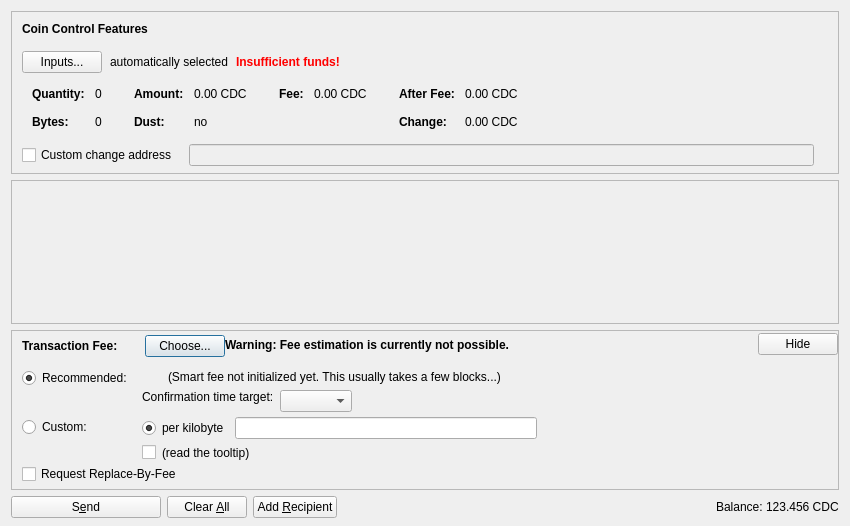
<?xml version="1.0" encoding="UTF-8"?>
<ui version="4.0">
 <class>SendCoinsDialog</class>
 <widget class="QDialog" name="SendCoinsDialog">
  <property name="geometry">
   <rect>
    <x>0</x>
    <y>0</y>
    <width>850</width>
    <height>526</height>
   </rect>
  </property>
  <property name="windowTitle">
   <string>Send Coins</string>
  </property>
  <layout class="QVBoxLayout" name="verticalLayout" stretch="0,1,0,0">
   <property name="bottomMargin">
    <number>8</number>
   </property>
   <item>
    <widget class="QFrame" name="frameCoinControl">
     <property name="sizePolicy">
      <sizepolicy hsizetype="Expanding" vsizetype="Expanding">
       <horstretch>0</horstretch>
       <verstretch>0</verstretch>
      </sizepolicy>
     </property>
     <property name="maximumSize">
      <size>
       <width>16777215</width>
       <height>16777215</height>
      </size>
     </property>
     <property name="frameShape">
      <enum>QFrame::StyledPanel</enum>
     </property>
     <property name="frameShadow">
      <enum>QFrame::Sunken</enum>
     </property>
     <layout class="QVBoxLayout" name="verticalLayoutCoinControl2">
      <property name="spacing">
       <number>0</number>
      </property>
      <property name="leftMargin">
       <number>0</number>
      </property>
      <property name="topMargin">
       <number>0</number>
      </property>
      <property name="rightMargin">
       <number>0</number>
      </property>
      <property name="bottomMargin">
       <number>6</number>
      </property>
      <item>
       <layout class="QVBoxLayout" name="verticalLayoutCoinControl" stretch="0,0,0,0,1">
        <property name="spacing">
         <number>0</number>
        </property>
        <property name="leftMargin">
         <number>10</number>
        </property>
        <property name="topMargin">
         <number>10</number>
        </property>
        <item>
         <layout class="QHBoxLayout" name="horizontalLayoutCoinControl1">
          <property name="bottomMargin">
           <number>15</number>
          </property>
          <item>
           <widget class="QLabel" name="labelCoinControlFeatures">
            <property name="sizePolicy">
             <sizepolicy hsizetype="Preferred" vsizetype="Maximum">
              <horstretch>0</horstretch>
              <verstretch>0</verstretch>
             </sizepolicy>
            </property>
            <property name="font">
             <font>
              <weight>75</weight>
              <bold>true</bold>
             </font>
            </property>
            <property name="styleSheet">
             <string notr="true">font-weight:bold;</string>
            </property>
            <property name="text">
             <string>Coin Control Features</string>
            </property>
           </widget>
          </item>
         </layout>
        </item>
        <item>
         <layout class="QHBoxLayout" name="horizontalLayoutCoinControl2" stretch="0,0,0,0">
          <property name="spacing">
           <number>8</number>
          </property>
          <property name="bottomMargin">
           <number>10</number>
          </property>
          <item>
           <widget class="QPushButton" name="pushButtonCoinControl">
            <property name="styleSheet">
             <string notr="true"/>
            </property>
            <property name="text">
             <string>Inputs...</string>
            </property>
            <property name="autoDefault">
             <bool>false</bool>
            </property>
           </widget>
          </item>
          <item>
           <widget class="QLabel" name="labelCoinControlAutomaticallySelected">
            <property name="text">
             <string>automatically selected</string>
            </property>
            <property name="margin">
             <number>5</number>
            </property>
           </widget>
          </item>
          <item>
           <widget class="QLabel" name="labelCoinControlInsuffFunds">
            <property name="font">
             <font>
              <weight>75</weight>
              <bold>true</bold>
             </font>
            </property>
            <property name="styleSheet">
             <string notr="true">color:red;font-weight:bold;</string>
            </property>
            <property name="text">
             <string>Insufficient funds!</string>
            </property>
            <property name="margin">
             <number>5</number>
            </property>
           </widget>
          </item>
          <item>
           <spacer name="horizontalSpacerCoinControl">
            <property name="orientation">
             <enum>Qt::Horizontal</enum>
            </property>
            <property name="sizeHint" stdset="0">
             <size>
              <width>40</width>
              <height>1</height>
             </size>
            </property>
           </spacer>
          </item>
         </layout>
        </item>
        <item>
         <widget class="QWidget" name="widgetCoinControl" native="true">
          <property name="sizePolicy">
           <sizepolicy hsizetype="Preferred" vsizetype="Preferred">
            <horstretch>0</horstretch>
            <verstretch>0</verstretch>
           </sizepolicy>
          </property>
          <property name="minimumSize">
           <size>
            <width>0</width>
            <height>0</height>
           </size>
          </property>
          <property name="styleSheet">
           <string notr="true"/>
          </property>
          <layout class="QHBoxLayout" name="horizontalLayoutCoinControl5">
           <property name="leftMargin">
            <number>0</number>
           </property>
           <property name="topMargin">
            <number>0</number>
           </property>
           <property name="rightMargin">
            <number>0</number>
           </property>
           <property name="bottomMargin">
            <number>0</number>
           </property>
           <item>
            <layout class="QHBoxLayout" name="horizontalLayoutCoinControl3" stretch="0,0,0,1">
             <property name="spacing">
              <number>20</number>
             </property>
             <property name="topMargin">
              <number>0</number>
             </property>
             <property name="bottomMargin">
              <number>10</number>
             </property>
             <item>
              <layout class="QFormLayout" name="formLayoutCoinControl1">
               <property name="horizontalSpacing">
                <number>10</number>
               </property>
               <property name="verticalSpacing">
                <number>14</number>
               </property>
               <property name="leftMargin">
                <number>10</number>
               </property>
               <property name="topMargin">
                <number>4</number>
               </property>
               <property name="rightMargin">
                <number>6</number>
               </property>
               <item row="0" column="0">
                <widget class="QLabel" name="labelCoinControlQuantityText">
                 <property name="font">
                  <font>
                   <weight>75</weight>
                   <bold>true</bold>
                  </font>
                 </property>
                 <property name="text">
                  <string>Quantity:</string>
                 </property>
                 <property name="margin">
                  <number>0</number>
                 </property>
                </widget>
               </item>
               <item row="0" column="1">
                <widget class="QLabel" name="labelCoinControlQuantity">
                 <property name="cursor">
                  <cursorShape>IBeamCursor</cursorShape>
                 </property>
                 <property name="contextMenuPolicy">
                  <enum>Qt::ActionsContextMenu</enum>
                 </property>
                 <property name="text">
                  <string notr="true">0</string>
                 </property>
                 <property name="margin">
                  <number>0</number>
                 </property>
                 <property name="textInteractionFlags">
                  <set>Qt::LinksAccessibleByMouse|Qt::TextSelectableByKeyboard|Qt::TextSelectableByMouse</set>
                 </property>
                </widget>
               </item>
               <item row="1" column="0">
                <widget class="QLabel" name="labelCoinControlBytesText">
                 <property name="font">
                  <font>
                   <weight>75</weight>
                   <bold>true</bold>
                  </font>
                 </property>
                 <property name="text">
                  <string>Bytes:</string>
                 </property>
                </widget>
               </item>
               <item row="1" column="1">
                <widget class="QLabel" name="labelCoinControlBytes">
                 <property name="cursor">
                  <cursorShape>IBeamCursor</cursorShape>
                 </property>
                 <property name="contextMenuPolicy">
                  <enum>Qt::ActionsContextMenu</enum>
                 </property>
                 <property name="text">
                  <string notr="true">0</string>
                 </property>
                 <property name="textInteractionFlags">
                  <set>Qt::LinksAccessibleByMouse|Qt::TextSelectableByKeyboard|Qt::TextSelectableByMouse</set>
                 </property>
                </widget>
               </item>
              </layout>
             </item>
             <item>
              <layout class="QFormLayout" name="formLayoutCoinControl2">
               <property name="horizontalSpacing">
                <number>10</number>
               </property>
               <property name="verticalSpacing">
                <number>14</number>
               </property>
               <property name="leftMargin">
                <number>6</number>
               </property>
               <property name="topMargin">
                <number>4</number>
               </property>
               <property name="rightMargin">
                <number>6</number>
               </property>
               <item row="0" column="0">
                <widget class="QLabel" name="labelCoinControlAmountText">
                 <property name="font">
                  <font>
                   <weight>75</weight>
                   <bold>true</bold>
                  </font>
                 </property>
                 <property name="text">
                  <string>Amount:</string>
                 </property>
                 <property name="margin">
                  <number>0</number>
                 </property>
                </widget>
               </item>
               <item row="0" column="1">
                <widget class="QLabel" name="labelCoinControlAmount">
                 <property name="cursor">
                  <cursorShape>IBeamCursor</cursorShape>
                 </property>
                 <property name="contextMenuPolicy">
                  <enum>Qt::ActionsContextMenu</enum>
                 </property>
                 <property name="text">
                  <string notr="true">0.00 CDC</string>
                 </property>
                 <property name="textInteractionFlags">
                  <set>Qt::LinksAccessibleByMouse|Qt::TextSelectableByKeyboard|Qt::TextSelectableByMouse</set>
                 </property>
                </widget>
               </item>
               <item row="1" column="0">
                <widget class="QLabel" name="labelCoinControlLowOutputText">
                 <property name="font">
                  <font>
                   <weight>75</weight>
                   <bold>true</bold>
                  </font>
                 </property>
                 <property name="text">
                  <string>Dust:</string>
                 </property>
                </widget>
               </item>
               <item row="1" column="1">
                <widget class="QLabel" name="labelCoinControlLowOutput">
                 <property name="cursor">
                  <cursorShape>IBeamCursor</cursorShape>
                 </property>
                 <property name="contextMenuPolicy">
                  <enum>Qt::ActionsContextMenu</enum>
                 </property>
                 <property name="text">
                  <string notr="true">no</string>
                 </property>
                 <property name="textInteractionFlags">
                  <set>Qt::LinksAccessibleByMouse|Qt::TextSelectableByKeyboard|Qt::TextSelectableByMouse</set>
                 </property>
                </widget>
               </item>
              </layout>
             </item>
             <item>
              <layout class="QFormLayout" name="formLayoutCoinControl3">
               <property name="horizontalSpacing">
                <number>10</number>
               </property>
               <property name="verticalSpacing">
                <number>14</number>
               </property>
               <property name="leftMargin">
                <number>6</number>
               </property>
               <property name="topMargin">
                <number>4</number>
               </property>
               <property name="rightMargin">
                <number>6</number>
               </property>
               <item row="0" column="0">
                <widget class="QLabel" name="labelCoinControlFeeText">
                 <property name="font">
                  <font>
                   <weight>75</weight>
                   <bold>true</bold>
                  </font>
                 </property>
                 <property name="text">
                  <string>Fee:</string>
                 </property>
                 <property name="margin">
                  <number>0</number>
                 </property>
                </widget>
               </item>
               <item row="0" column="1">
                <widget class="QLabel" name="labelCoinControlFee">
                 <property name="cursor">
                  <cursorShape>IBeamCursor</cursorShape>
                 </property>
                 <property name="contextMenuPolicy">
                  <enum>Qt::ActionsContextMenu</enum>
                 </property>
                 <property name="text">
                  <string notr="true">0.00 CDC</string>
                 </property>
                 <property name="textInteractionFlags">
                  <set>Qt::LinksAccessibleByMouse|Qt::TextSelectableByKeyboard|Qt::TextSelectableByMouse</set>
                 </property>
                </widget>
               </item>
              </layout>
             </item>
             <item>
              <layout class="QFormLayout" name="formLayoutCoinControl4">
               <property name="horizontalSpacing">
                <number>10</number>
               </property>
               <property name="verticalSpacing">
                <number>14</number>
               </property>
               <property name="leftMargin">
                <number>6</number>
               </property>
               <property name="topMargin">
                <number>4</number>
               </property>
               <property name="rightMargin">
                <number>6</number>
               </property>
               <item row="0" column="0">
                <widget class="QLabel" name="labelCoinControlAfterFeeText">
                 <property name="font">
                  <font>
                   <weight>75</weight>
                   <bold>true</bold>
                  </font>
                 </property>
                 <property name="text">
                  <string>After Fee:</string>
                 </property>
                 <property name="margin">
                  <number>0</number>
                 </property>
                </widget>
               </item>
               <item row="0" column="1">
                <widget class="QLabel" name="labelCoinControlAfterFee">
                 <property name="cursor">
                  <cursorShape>IBeamCursor</cursorShape>
                 </property>
                 <property name="contextMenuPolicy">
                  <enum>Qt::ActionsContextMenu</enum>
                 </property>
                 <property name="text">
                  <string notr="true">0.00 CDC</string>
                 </property>
                 <property name="textInteractionFlags">
                  <set>Qt::LinksAccessibleByMouse|Qt::TextSelectableByKeyboard|Qt::TextSelectableByMouse</set>
                 </property>
                </widget>
               </item>
               <item row="1" column="0">
                <widget class="QLabel" name="labelCoinControlChangeText">
                 <property name="font">
                  <font>
                   <weight>75</weight>
                   <bold>true</bold>
                  </font>
                 </property>
                 <property name="text">
                  <string>Change:</string>
                 </property>
                </widget>
               </item>
               <item row="1" column="1">
                <widget class="QLabel" name="labelCoinControlChange">
                 <property name="cursor">
                  <cursorShape>IBeamCursor</cursorShape>
                 </property>
                 <property name="contextMenuPolicy">
                  <enum>Qt::ActionsContextMenu</enum>
                 </property>
                 <property name="text">
                  <string notr="true">0.00 CDC</string>
                 </property>
                 <property name="textInteractionFlags">
                  <set>Qt::LinksAccessibleByMouse|Qt::TextSelectableByKeyboard|Qt::TextSelectableByMouse</set>
                 </property>
                </widget>
               </item>
              </layout>
             </item>
            </layout>
           </item>
          </layout>
         </widget>
        </item>
        <item>
         <layout class="QHBoxLayout" name="horizontalLayoutCoinControl4" stretch="0,0,0">
          <property name="spacing">
           <number>12</number>
          </property>
          <property name="sizeConstraint">
           <enum>QLayout::SetDefaultConstraint</enum>
          </property>
          <property name="topMargin">
           <number>5</number>
          </property>
          <property name="rightMargin">
           <number>5</number>
          </property>
          <item>
           <widget class="QCheckBox" name="checkBoxCoinControlChange">
            <property name="toolTip">
             <string>If this is activated, but the change address is empty or invalid, change will be sent to a newly generated address.</string>
            </property>
            <property name="text">
             <string>Custom change address</string>
            </property>
           </widget>
          </item>
          <item>
           <widget class="QValidatedLineEdit" name="lineEditCoinControlChange">
            <property name="enabled">
             <bool>false</bool>
            </property>
            <property name="sizePolicy">
             <sizepolicy hsizetype="Expanding" vsizetype="Fixed">
              <horstretch>0</horstretch>
              <verstretch>0</verstretch>
             </sizepolicy>
            </property>
           </widget>
          </item>
          <item>
           <widget class="QLabel" name="labelCoinControlChangeLabel">
            <property name="sizePolicy">
             <sizepolicy hsizetype="Preferred" vsizetype="Expanding">
              <horstretch>0</horstretch>
              <verstretch>0</verstretch>
             </sizepolicy>
            </property>
            <property name="minimumSize">
             <size>
              <width>0</width>
              <height>0</height>
             </size>
            </property>
            <property name="text">
             <string/>
            </property>
            <property name="margin">
             <number>3</number>
            </property>
           </widget>
          </item>
         </layout>
        </item>
        <item>
         <spacer name="verticalSpacerCoinControl">
          <property name="orientation">
           <enum>Qt::Vertical</enum>
          </property>
          <property name="sizeHint" stdset="0">
           <size>
            <width>800</width>
            <height>1</height>
           </size>
          </property>
         </spacer>
        </item>
       </layout>
      </item>
     </layout>
    </widget>
   </item>
   <item>
    <widget class="QScrollArea" name="scrollArea">
     <property name="widgetResizable">
      <bool>true</bool>
     </property>
     <widget class="QWidget" name="scrollAreaWidgetContents">
      <property name="geometry">
       <rect>
        <x>0</x>
        <y>0</y>
        <width>830</width>
        <height>104</height>
       </rect>
      </property>
      <layout class="QVBoxLayout" name="verticalLayout_2" stretch="0,1">
       <property name="leftMargin">
        <number>0</number>
       </property>
       <property name="topMargin">
        <number>0</number>
       </property>
       <property name="rightMargin">
        <number>0</number>
       </property>
       <property name="bottomMargin">
        <number>0</number>
       </property>
       <item>
        <layout class="QVBoxLayout" name="entries">
         <property name="spacing">
          <number>6</number>
         </property>
        </layout>
       </item>
       <item>
        <spacer name="verticalSpacer">
         <property name="orientation">
          <enum>Qt::Vertical</enum>
         </property>
         <property name="sizeHint" stdset="0">
          <size>
           <width>20</width>
           <height>40</height>
          </size>
         </property>
        </spacer>
       </item>
      </layout>
     </widget>
    </widget>
   </item>
   <item>
    <widget class="QFrame" name="frameFee">
     <property name="sizePolicy">
      <sizepolicy hsizetype="Expanding" vsizetype="Expanding">
       <horstretch>0</horstretch>
       <verstretch>0</verstretch>
      </sizepolicy>
     </property>
     <property name="maximumSize">
      <size>
       <width>16777215</width>
       <height>16777215</height>
      </size>
     </property>
     <property name="frameShape">
      <enum>QFrame::StyledPanel</enum>
     </property>
     <property name="frameShadow">
      <enum>QFrame::Sunken</enum>
     </property>
     <layout class="QVBoxLayout" name="verticalLayoutFee1">
      <property name="spacing">
       <number>0</number>
      </property>
      <property name="leftMargin">
       <number>0</number>
      </property>
      <property name="topMargin">
       <number>0</number>
      </property>
      <property name="rightMargin">
       <number>0</number>
      </property>
      <property name="bottomMargin">
       <number>0</number>
      </property>
      <item>
       <layout class="QVBoxLayout" name="verticalLayoutFee2" stretch="0,0,0">
        <property name="spacing">
         <number>0</number>
        </property>
        <property name="leftMargin">
         <number>10</number>
        </property>
        <property name="topMargin">
         <number>0</number>
        </property>
        <item>
         <layout class="QHBoxLayout" name="horizontalLayoutFee1">
          <property name="bottomMargin">
           <number>0</number>
          </property>
          <item>
           <layout class="QVBoxLayout" name="verticalLayoutFee7">
            <property name="spacing">
             <number>0</number>
            </property>
            <item>
             <spacer name="verticalSpacerSmartFee">
              <property name="orientation">
               <enum>Qt::Vertical</enum>
              </property>
              <property name="sizeType">
               <enum>QSizePolicy::Fixed</enum>
              </property>
              <property name="sizeHint" stdset="0">
               <size>
                <width>1</width>
                <height>4</height>
               </size>
              </property>
             </spacer>
            </item>
            <item>
             <layout class="QHBoxLayout" name="horizontalLayoutSmartFee">
              <property name="spacing">
               <number>10</number>
              </property>
              <item>
               <widget class="QLabel" name="labelFeeHeadline">
                <property name="sizePolicy">
                 <sizepolicy hsizetype="Preferred" vsizetype="Maximum">
                  <horstretch>0</horstretch>
                  <verstretch>0</verstretch>
                 </sizepolicy>
                </property>
                <property name="font">
                 <font>
                  <weight>75</weight>
                  <bold>true</bold>
                 </font>
                </property>
                <property name="styleSheet">
                 <string notr="true">font-weight:bold;</string>
                </property>
                <property name="text">
                 <string>Transaction Fee:</string>
                </property>
               </widget>
              </item>
              <item>
               <widget class="QLabel" name="labelFeeMinimized">
                <property name="text">
                 <string/>
                </property>
               </widget>
              </item>
              <item>
               <widget class="QPushButton" name="buttonChooseFee">
                <property name="text">
                 <string>Choose...</string>
                </property>
               </widget>
              </item>
             </layout>
            </item>
            <item>
             <spacer name="verticalSpacer_5">
              <property name="orientation">
               <enum>Qt::Vertical</enum>
              </property>
              <property name="sizeHint" stdset="0">
               <size>
                <width>1</width>
                <height>1</height>
               </size>
              </property>
             </spacer>
            </item>
           </layout>
          </item>
          <item>
           <widget class="QLabel" name="fallbackFeeWarningLabel">
            <property name="toolTip">
             <string>Using the fallbackfee can result in sending a transaction that will take several hours or days (or never) to confirm. Consider choosing your fee manually or wait until you have validated the complete chain.</string>
            </property>
            <property name="font">
            <font>
                <weight>75</weight>
                <bold>true</bold>
            </font>
            </property>
            <property name="text">
             <string>Warning: Fee estimation is currently not possible.</string>
            </property>
            <property name="wordWrap">
             <bool>false</bool>
            </property>
           </widget>
          </item>
          <item>
           <spacer name="horizontalSpacer_4">
            <property name="orientation">
             <enum>Qt::Horizontal</enum>
            </property>
            <property name="sizeType">
             <enum>QSizePolicy::MinimumExpanding</enum>
            </property>
            <property name="sizeHint" stdset="0">
             <size>
              <width>40</width>
              <height>20</height>
             </size>
            </property>
           </spacer>
          </item>
          <item>
           <widget class="QPushButton" name="buttonMinimizeFee">
            <property name="toolTip">
             <string>collapse fee-settings</string>
            </property>
            <property name="text">
             <string>Hide</string>
            </property>
           </widget>
          </item>
         </layout>
        </item>
        <item>
         <widget class="QFrame" name="frameFeeSelection">
          <layout class="QVBoxLayout" name="verticalLayoutFee12">
           <property name="spacing">
            <number>0</number>
           </property>
           <property name="leftMargin">
            <number>0</number>
           </property>
           <property name="topMargin">
            <number>0</number>
           </property>
           <property name="rightMargin">
            <number>0</number>
           </property>
           <property name="bottomMargin">
            <number>0</number>
           </property>
           <item>
            <layout class="QGridLayout" name="gridLayoutFee">
             <property name="topMargin">
              <number>10</number>
             </property>
             <property name="bottomMargin">
              <number>4</number>
             </property>
             <property name="horizontalSpacing">
              <number>10</number>
             </property>
             <property name="verticalSpacing">
              <number>4</number>
             </property>
             <item row="1" column="1">
              <layout class="QVBoxLayout" name="verticalLayoutFee8">
               <property name="spacing">
                <number>6</number>
               </property>
               <item>
                <layout class="QHBoxLayout" name="horizontalLayoutFee13">
                 <item>
                  <widget class="QRadioButton" name="radioCustomPerKilobyte">
                   <property name="toolTip">
                    <string>If the custom fee is set to 1000 satoshis and the transaction is only 250 bytes, then &quot;per kilobyte&quot; only pays 250 satoshis in fee, while &quot;total at least&quot; pays 1000 satoshis. For transactions bigger than a kilobyte both pay by kilobyte.</string>
                   </property>
                   <property name="text">
                    <string>per kilobyte</string>
                   </property>
                   <property name="checked">
                    <bool>true</bool>
                   </property>
                   <attribute name="buttonGroup">
                    <string notr="true">groupCustomFee</string>
                   </attribute>
                  </widget>
                 </item>
                 <item>
                  <widget class="BitcoinAmountField" name="customFee"/>
                 </item>
                 <item>
                  <spacer name="horizontalSpacer_6">
                   <property name="orientation">
                    <enum>Qt::Horizontal</enum>
                   </property>
                   <property name="sizeHint" stdset="0">
                    <size>
                     <width>1</width>
                     <height>1</height>
                    </size>
                   </property>
                  </spacer>
                 </item>
                </layout>
               </item>
               <item>
                <layout class="QHBoxLayout" name="horizontalLayoutFee8">
                 <item>
                  <widget class="QCheckBox" name="checkBoxMinimumFee">
                   <property name="toolTip">
                    <string>Paying only the minimum fee is just fine as long as there is less transaction volume than space in the blocks. But be aware that this can end up in a never confirming transaction once there is more demand for codecoin transactions than the network can process.</string>
                   </property>
                   <property name="text">
                    <string/>
                   </property>
                  </widget>
                 </item>
                 <item>
                  <widget class="QLabel" name="labelMinFeeWarning">
                   <property name="enabled">
                    <bool>true</bool>
                   </property>
                   <property name="toolTip">
                    <string>Paying only the minimum fee is just fine as long as there is less transaction volume than space in the blocks. But be aware that this can end up in a never confirming transaction once there is more demand for codecoin transactions than the network can process.</string>
                   </property>
                   <property name="text">
                    <string>(read the tooltip)</string>
                   </property>
                   <property name="margin">
                    <number>5</number>
                   </property>
                  </widget>
                 </item>
                 <item>
                  <spacer name="horizontalSpacer_2">
                   <property name="orientation">
                    <enum>Qt::Horizontal</enum>
                   </property>
                   <property name="sizeHint" stdset="0">
                    <size>
                     <width>1</width>
                     <height>1</height>
                    </size>
                   </property>
                  </spacer>
                 </item>
                </layout>
               </item>
              </layout>
             </item>
             <item row="0" column="0">
              <layout class="QVBoxLayout" name="verticalLayoutFee4" stretch="0,1">
               <item>
                <widget class="QRadioButton" name="radioSmartFee">
                 <property name="text">
                  <string>Recommended:</string>
                 </property>
                 <property name="checked">
                  <bool>true</bool>
                 </property>
                 <attribute name="buttonGroup">
                  <string notr="true">groupFee</string>
                 </attribute>
                </widget>
               </item>
               <item>
                <spacer name="verticalSpacer_2">
                 <property name="orientation">
                  <enum>Qt::Vertical</enum>
                 </property>
                 <property name="sizeHint" stdset="0">
                  <size>
                   <width>1</width>
                   <height>1</height>
                  </size>
                 </property>
                </spacer>
               </item>
              </layout>
             </item>
             <item row="1" column="0">
              <layout class="QVBoxLayout" name="verticalLayoutFee9" stretch="0,1">
               <item>
                <widget class="QRadioButton" name="radioCustomFee">
                 <property name="text">
                  <string>Custom:</string>
                 </property>
                 <attribute name="buttonGroup">
                  <string notr="true">groupFee</string>
                 </attribute>
                </widget>
               </item>
               <item>
                <spacer name="verticalSpacer_6">
                 <property name="orientation">
                  <enum>Qt::Vertical</enum>
                 </property>
                 <property name="sizeHint" stdset="0">
                  <size>
                   <width>1</width>
                   <height>1</height>
                  </size>
                 </property>
                </spacer>
               </item>
              </layout>
             </item>
             <item row="0" column="1">
              <layout class="QVBoxLayout" name="verticalLayoutFee3" stretch="0,0,1">
               <property name="spacing">
                <number>6</number>
               </property>
               <property name="topMargin">
                <number>2</number>
               </property>
               <item>
                <layout class="QHBoxLayout" name="horizontalLayoutFee12">
                 <item>
                  <widget class="QLabel" name="labelSmartFee">
                   <property name="text">
                    <string/>
                   </property>
                   <property name="margin">
                    <number>2</number>
                   </property>
                  </widget>
                 </item>
                 <item>
                  <widget class="QLabel" name="labelFeeEstimation">
                   <property name="text">
                    <string/>
                   </property>
                  </widget>
                 </item>
                 <item>
                  <widget class="QLabel" name="labelSmartFee2">
                   <property name="text">
                    <string>(Smart fee not initialized yet. This usually takes a few blocks...)</string>
                   </property>
                   <property name="margin">
                    <number>2</number>
                   </property>
                  </widget>
                 </item>
                 <item>
                  <spacer name="horizontalSpacer_5">
                   <property name="orientation">
                    <enum>Qt::Horizontal</enum>
                   </property>
                   <property name="sizeHint" stdset="0">
                    <size>
                     <width>1</width>
                     <height>1</height>
                    </size>
                   </property>
                  </spacer>
                 </item>
                </layout>
               </item>
               <item>
                <layout class="QHBoxLayout" name="horizontalLayoutFee9">
                 <item>
                  <layout class="QVBoxLayout" name="verticalLayoutFee6">
                   <item>
                    <widget class="QLabel" name="labelSmartFee3">
                     <property name="text">
                      <string>Confirmation time target:</string>
                     </property>
                     <property name="margin">
                      <number>2</number>
                     </property>
                    </widget>
                   </item>
                   <item>
                    <spacer name="verticalSpacer_3">
                     <property name="orientation">
                      <enum>Qt::Vertical</enum>
                     </property>
                     <property name="sizeHint" stdset="0">
                      <size>
                       <width>1</width>
                       <height>1</height>
                      </size>
                     </property>
                    </spacer>
                   </item>
                  </layout>
                 </item>
                 <item>
                  <layout class="QVBoxLayout" name="verticalLayoutFee5">
                   <property name="rightMargin">
                    <number>30</number>
                   </property>
                   <item>
                    <layout class="QHBoxLayout" name="horizontalLayoutConfTarget">
                     <property name="bottomMargin">
                      <number>0</number>
                     </property>
                     <item>
                      <widget class="QComboBox" name="confTargetSelector"/>
                     </item>
                     <item>
                      <spacer name="horizontalSpacerConfTarget">
                       <property name="orientation">
                        <enum>Qt::Horizontal</enum>
                       </property>
                       <property name="sizeHint" stdset="0">
                        <size>
                         <width>40</width>
                         <height>20</height>
                        </size>
                       </property>
                      </spacer>
                     </item>
                    </layout>
                   </item>
                  </layout>
                 </item>
                </layout>
               </item>
               <item>
                <spacer name="verticalSpacer_4">
                 <property name="orientation">
                  <enum>Qt::Vertical</enum>
                 </property>
                 <property name="sizeHint" stdset="0">
                  <size>
                   <width>1</width>
                   <height>1</height>
                  </size>
                 </property>
                </spacer>
               </item>
              </layout>
             </item>
            </layout>
           </item>
           <item>
            <widget class="QCheckBox" name="optInRBF">
             <property name="text">
              <string>Request Replace-By-Fee</string>
             </property>
             <property name="toolTip">
              <string>Indicates that the sender may wish to replace this transaction with a new one paying higher fees (prior to being confirmed).</string>
             </property>
            </widget>
           </item>
          </layout>
         </widget>
        </item>
        <item>
         <spacer name="verticalSpacerFee">
          <property name="orientation">
           <enum>Qt::Vertical</enum>
          </property>
          <property name="sizeHint" stdset="0">
           <size>
            <width>40</width>
            <height>5</height>
           </size>
          </property>
         </spacer>
        </item>
       </layout>
      </item>
     </layout>
    </widget>
   </item>
   <item>
    <layout class="QHBoxLayout" name="horizontalLayout">
     <item>
      <widget class="QPushButton" name="sendButton">
       <property name="minimumSize">
        <size>
         <width>150</width>
         <height>0</height>
        </size>
       </property>
       <property name="toolTip">
        <string>Confirm the send action</string>
       </property>
       <property name="text">
        <string>S&amp;end</string>
       </property>
       <property name="icon">
        <iconset resource="../bitcoin.qrc">
         <normaloff>:/icons/send</normaloff>:/icons/send</iconset>
       </property>
       <property name="autoDefault">
        <bool>false</bool>
       </property>
       <property name="default">
        <bool>false</bool>
       </property>
      </widget>
     </item>
     <item>
      <widget class="QPushButton" name="clearButton">
       <property name="sizePolicy">
        <sizepolicy hsizetype="Minimum" vsizetype="Fixed">
         <horstretch>0</horstretch>
         <verstretch>0</verstretch>
        </sizepolicy>
       </property>
       <property name="toolTip">
        <string>Clear all fields of the form.</string>
       </property>
       <property name="text">
        <string>Clear &amp;All</string>
       </property>
       <property name="icon">
        <iconset resource="../bitcoin.qrc">
         <normaloff>:/icons/remove</normaloff>:/icons/remove</iconset>
       </property>
       <property name="autoDefault">
        <bool>false</bool>
       </property>
      </widget>
     </item>
     <item>
      <widget class="QPushButton" name="addButton">
       <property name="toolTip">
        <string>Send to multiple recipients at once</string>
       </property>
       <property name="text">
        <string>Add &amp;Recipient</string>
       </property>
       <property name="icon">
        <iconset resource="../bitcoin.qrc">
         <normaloff>:/icons/add</normaloff>:/icons/add</iconset>
       </property>
       <property name="autoDefault">
        <bool>false</bool>
       </property>
      </widget>
     </item>
     <item>
      <spacer name="horizontalSpacer">
       <property name="orientation">
        <enum>Qt::Horizontal</enum>
       </property>
       <property name="sizeHint" stdset="0">
        <size>
         <width>40</width>
         <height>20</height>
        </size>
       </property>
      </spacer>
     </item>
     <item>
      <layout class="QHBoxLayout" name="horizontalLayout_2">
       <property name="spacing">
        <number>3</number>
       </property>
       <item>
        <widget class="QLabel" name="label">
         <property name="sizePolicy">
          <sizepolicy hsizetype="Preferred" vsizetype="Fixed">
           <horstretch>0</horstretch>
           <verstretch>0</verstretch>
          </sizepolicy>
         </property>
         <property name="text">
          <string>Balance:</string>
         </property>
        </widget>
       </item>
       <item>
        <widget class="QLabel" name="labelBalance">
         <property name="sizePolicy">
          <sizepolicy hsizetype="Preferred" vsizetype="Fixed">
           <horstretch>0</horstretch>
           <verstretch>0</verstretch>
          </sizepolicy>
         </property>
         <property name="cursor">
          <cursorShape>IBeamCursor</cursorShape>
         </property>
         <property name="text">
          <string notr="true">123.456 CDC</string>
         </property>
         <property name="textInteractionFlags">
          <set>Qt::LinksAccessibleByMouse|Qt::TextSelectableByKeyboard|Qt::TextSelectableByMouse</set>
         </property>
        </widget>
       </item>
      </layout>
     </item>
    </layout>
   </item>
  </layout>
 </widget>
 <customwidgets>
  <customwidget>
   <class>QValidatedLineEdit</class>
   <extends>QLineEdit</extends>
   <header>qvalidatedlineedit.h</header>
  </customwidget>
  <customwidget>
   <class>BitcoinAmountField</class>
   <extends>QLineEdit</extends>
   <header>bitcoinamountfield.h</header>
   <container>1</container>
  </customwidget>
 </customwidgets>
 <resources>
  <include location="../bitcoin.qrc"/>
 </resources>
 <connections/>
 <buttongroups>
  <buttongroup name="groupFee"/>
  <buttongroup name="groupCustomFee"/>
 </buttongroups>
</ui>
